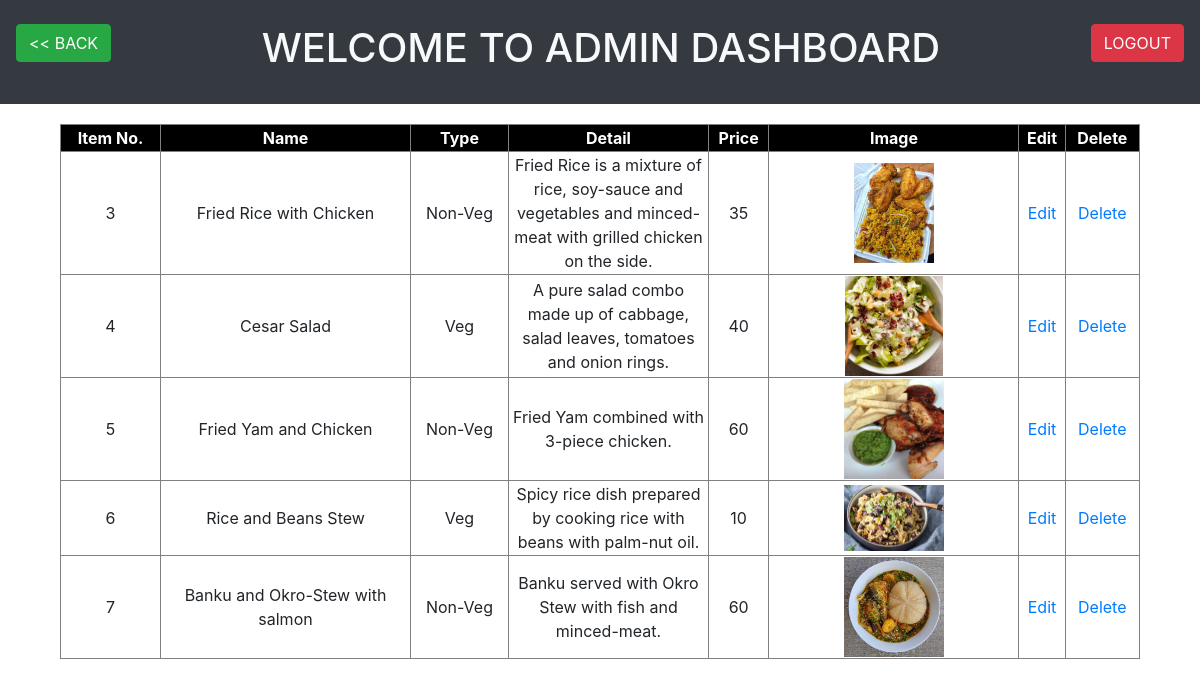
The page /admin/menudb.php on the database its author committed.
### tables this page shows
CREATE TABLE `menu` (
  `id` int(11) NOT NULL,
  `item_no` int(11) NOT NULL,
  `name` varchar(100) NOT NULL,
  `type` varchar(50) NOT NULL,
  `detail` varchar(500) NOT NULL,
  `price` varchar(50) NOT NULL,
  `image` text NOT NULL
);

### admin/menudb.php (the view, shortened to what this page needs)
<!DOCTYPE html>
<html>
<head>
	<link rel="stylesheet" type="text/css" href="bootstrap/css/bootstrap.min.css">
</head>
<body>
	<div align="center" class="bg-dark text-light pt-4 pb-4">
		<a href="../logout.php"><button style="float: right;" class="btn btn-danger mr-3">LOGOUT</button></a>
		<a href="admindash.php"><button style="float: left;" class="btn btn-success ml-3"><< BACK</button></a>
		<h1>WELCOME TO ADMIN DASHBOARD</h1>
	</div>
	<table align="center" border="1" width="90%" style="margin-top: 20px;" class="mb-5">
		<tr style="background-color: black; color: white;" align="center">
			<th width="100">Item No.</th>
			<th width="250">Name</th>
			<th>Type</th>
			<th width="200">Detail</th>
			<th>Price</th>
			<th width="250">Image</th>
			<th>Edit</th>
			<th>Delete</th>
		</tr>
		<?php
			include('../dbcon.php');
			$query = "SELECT * FROM `menu`";
			$run = mysqli_query($conn, $query);
			if (mysqli_num_rows($run) < 1)
	        {
	        	echo "<tr><td colspan='5' align='center'>No data found</td><tr>";
	        }
			else
			{
				while ($data = mysqli_fetch_assoc($run))
				{
					?>
					<tr align="center">
						<td> <?php echo $data['item_no']; ?> </td>
						<td> <?php echo $data['name']; ?> </td>
						<td> <?php echo $data['type']; ?> </td>
						<td><?php echo $data['detail']; ?></td>
						<td> <?php echo $data['price']; ?> </td>
						<td> <img src="../dataimg/<?php echo $data['image'] ?>" style="max-width:100px;max-height: 100px;"></td>
						<td> <a href="updateitem1.php?sid=<?php echo $data['id']; ?>"> Edit </a></td>
						<td> <a href="deleteitem1.php?sid=<?php echo $data['id']; ?>"> Delete </a></td>
					</tr>
					<?php
				}
			}
    	?>
    </table>
</body>
</html>

### rows shown on the page
menu: item_no "3", name "Fried Rice with Chicken", type "Non-Veg", detail "Fried Rice is a mixture of rice, soy-sauce and vegetables and minced-meat with grilled chicken on the side.", price "35", image (picture)
menu: item_no "4", name "Cesar Salad", type "Veg", detail "A pure salad combo made up of cabbage, salad leaves, tomatoes and onion rings.", price "40", image (picture)
menu: item_no "5", name "Fried Yam and Chicken", type "Non-Veg", detail "Fried Yam combined with 3-piece chicken.", price "60", image (picture)
menu: item_no "6", name "Rice and Beans Stew", type "Veg", detail "Spicy rice dish prepared by cooking rice with beans with palm-nut oil.", price "10", image (picture)
menu: item_no "7", name "Banku and Okro-Stew with salmon", type "Non-Veg", detail "Banku served with Okro Stew with fish and minced-meat.", price "60", image (picture)
